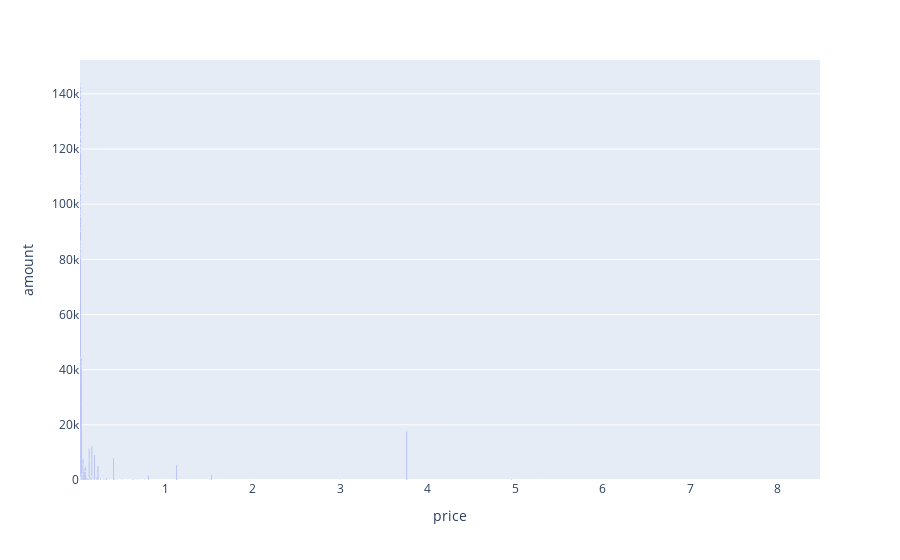

Source (notebook cell):
### Code cell
#new_df = df.apply()

fig = df[:1000][["price", "amount"]].plot.bar(x="price", y="amount")
fig.show()

### Figure 1 — Plotly figure (JSON) as saved in the notebook; plotly's stock layout.template omitted (floating-point values rounded to 4 significant figures; data arrays with more than 128 entries replaced by an {"elided": "..."} marker saying what was removed)
{"data": [{"alignmentgroup": "True", "hovertemplate": "price=%{x}<br>amount=%{y}<extra></extra>", "legendgroup": "", "marker": {"color": "#636efa", "pattern": {"shape": ""}}, "name": "", "offsetgroup": "", "orientation": "v", "showlegend": false, "textposition": "auto", "type": "bar", "x": {"elided": "1000 float values"}, "xaxis": "x", "y": {"elided": "1000 int values"}, "yaxis": "y"}], "layout": {"barmode": "relative", "legend": {"tracegroupgap": 0}, "margin": {"t": 60}, "xaxis": {"anchor": "y", "domain": [0, 1], "title": {"text": "price"}}, "yaxis": {"anchor": "x", "domain": [0, 1], "title": {"text": "amount"}}}}
